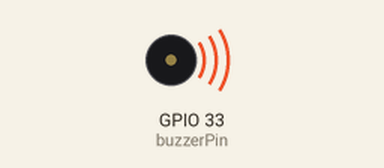
This sketch was run on a simulated ESP32. On the bench: buzzer (waves = sounding).

Above: at 0.05 s.
Timing chart, 0 to 3.0 s (numbered marks = the images above):
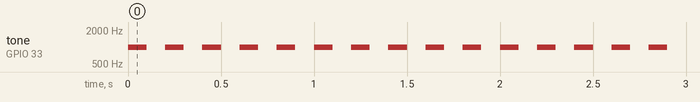

The sketch:

buzzer_testCode.ino
```cpp
const int buzzerPin = 33; // Pin connected to the buzzer

void setup() {
  pinMode(buzzerPin, OUTPUT); // Set buzzer pin as output
}

void loop() {
  shortRepeatedBeeps(); // Play short repeated beeps
  delay(0);          // Wait for 5 seconds before repeating
}

// Function to play short repeated beeps
void shortRepeatedBeeps() {
  int toneFrequency = 1000; // Frequency of the tone in Hz
  int toneDuration = 100;   // Duration of each tone in milliseconds
  int pauseDuration = 100;  // Pause between tones in milliseconds

  for (int i = 0; i < 5; i++) { // Play 5 beeps
    tone(buzzerPin, toneFrequency); // Play tone
    delay(toneDuration);           // Wait for tone duration
    noTone(buzzerPin);             // Stop the tone
    delay(pauseDuration);          // Wait between beeps
  }
}
```

Measured:
- by itself, tone on GPIO 33 (buzzerPin): alternates 1000 Hz for 0.10 s and silent for 0.10 s
